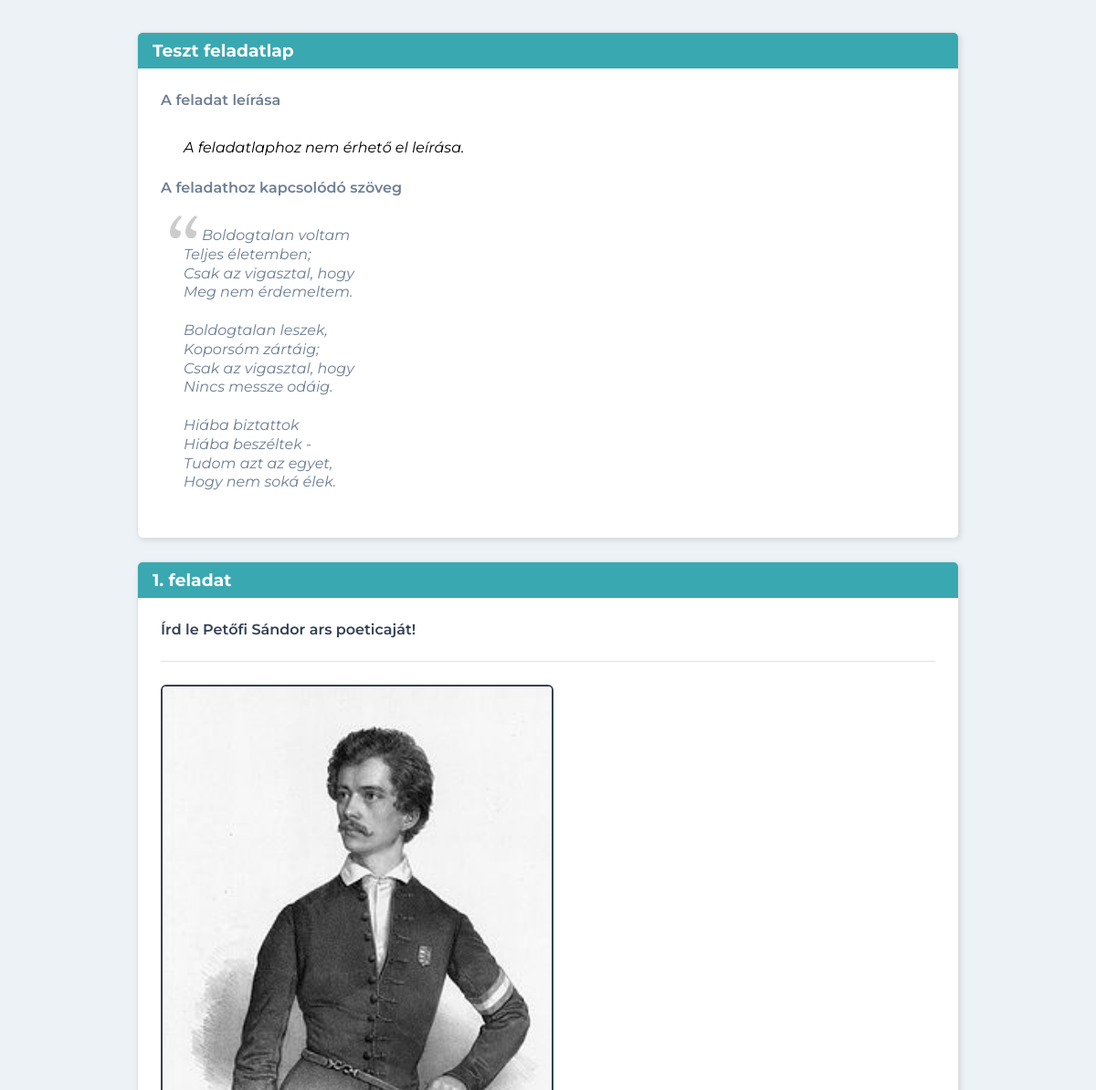
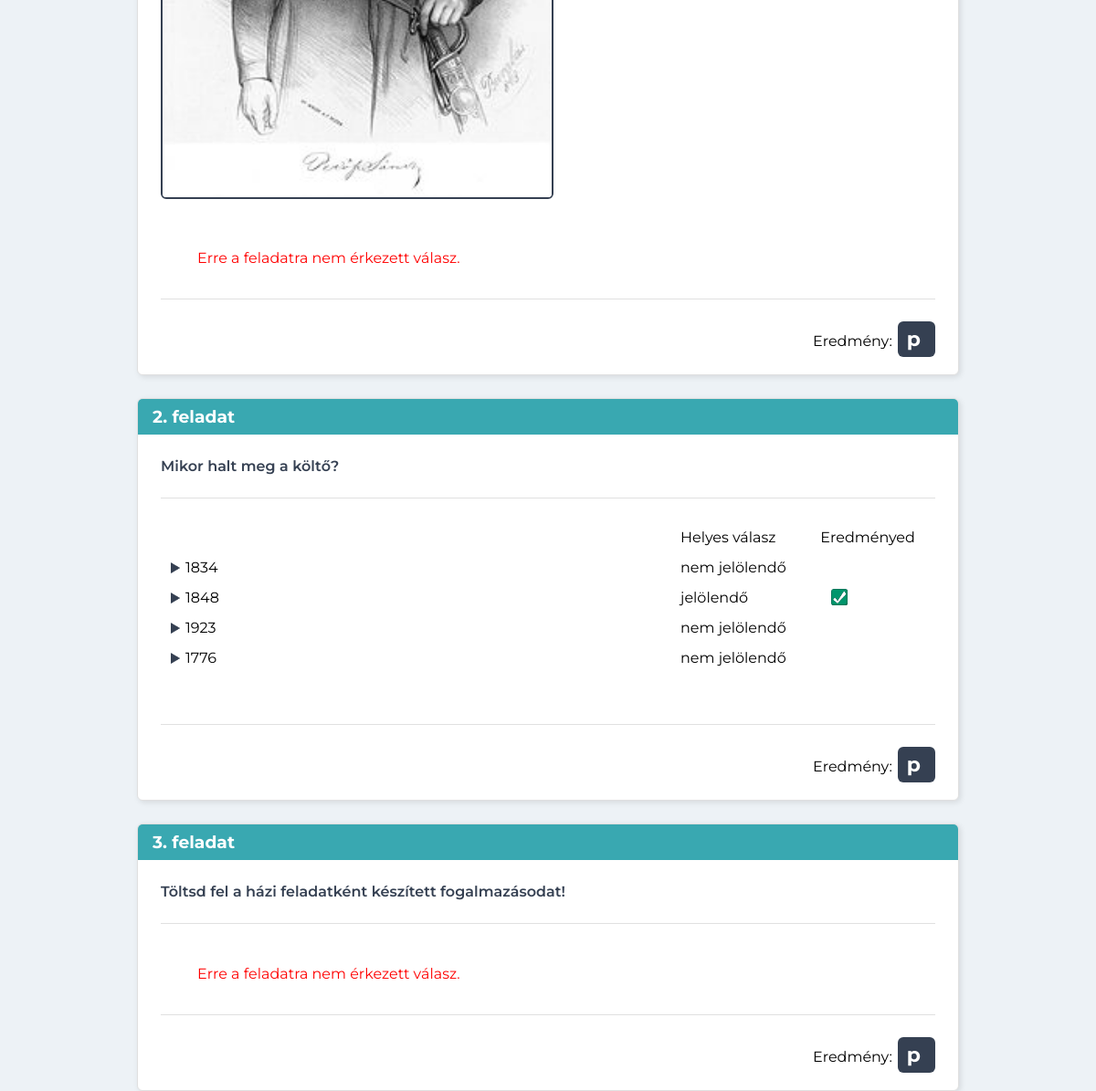
Screenshot of /check-test.php?test_instance=12 with the database file from the repository (2 pictures, top to bottom).
### tables this page shows
CREATE TABLE `tests` (
  `id` int(10) UNSIGNED NOT NULL,
  `title` varchar(100) NOT NULL,
  `text` text,
  `subject_id` int(10) UNSIGNED NOT NULL,
  `task_count` tinyint(2) NOT NULL
);

CREATE TABLE `tasks` (
  `id` int(10) UNSIGNED NOT NULL,
  `test_id` int(10) UNSIGNED NOT NULL,
  `task_number` tinyint(2) NOT NULL,
  `question` text NOT NULL,
  `text` text,
  `max_points` tinyint(2) NOT NULL,
  `image` varchar(37) DEFAULT NULL,
  `type` tinyint(1) NOT NULL
);

CREATE TABLE `task_options` (
  `id` int(10) UNSIGNED NOT NULL,
  `task_id` int(10) UNSIGNED NOT NULL,
  `text` text NOT NULL,
  `correct_ans` char(1) NOT NULL
);

### server/classes/Test.class.php (called while the page is built, shortened)
<?php
    class Test{
        public $id;
        public function __construct($data){
            $this->id = $data['id'];
            $this->title = $data['title'];
            $this->text = $data['text'];
		}
		public static function get($test_id){
            $db = Database::getInstance();
            $stmt = $db->prepare(
                "SELECT * FROM tests WHERE id = ?"
            );
            $stmt->execute(array($test_id));
            return new Test($stmt->fetch());
        }
		public function getTasks(){
			$db = Database::getInstance();
			$stmt = $db->prepare(
				"SELECT * FROM tasks WHERE test_id = ?"
			);
			$stmt->execute(array($this->id));
			$data = $stmt->fetchAll();
            $list = array();
            foreach( $data as $d ){
                array_push($list, new Task($d));
            }
            return $list;
		}
    }
?>

### server/classes/TestInstance.class.php (called while the page is built, shortened)
<?php
    class TestInstance{
        public static function get($test_instance_id){
            $db = Database::getInstance();
            $stmt = $db->prepare(
                "SELECT * FROM test_instances WHERE id = ?"
            );
            $stmt->execute(array($test_instance_id));
            return new TestInstance($stmt->fetch());
        }
    }
?>

### config.php (called while the page is built, shortened)
<?php
    spl_autoload_register(function($class_name){
        $file = $_SERVER['DOCUMENT_ROOT'].'/EduNET/server/classes/'.$class_name.'.class.php';
    });
?>

### server/classes/Task.class.php (called while the page is built, shortened)
<?php
	class Task{
		public $id;
		public function __construct($data){
			$this->id 					= $data['id'];
			$this->task_number 			= $data['task_number'];
			$this->question 			= $data['question'];
			$this->image 				= $data['image'];
			$this->type 				= $data['type'];
			$this->option_count			= $this->getOptionCount();
		}
		public function getTaskOptions(){
			$db = Database::getInstance();
			$stmt = $db->prepare(
				"SELECT * FROM task_options WHERE task_id = ?"
			);
			$stmt->execute(array($this->id));
			$data = $stmt->fetchAll();
            $list = array();
            foreach( $data as $d ){
                array_push($list, new TaskOption($d));
            }
            return $list;
		}
		private function getOptionCount(){
			$db = Database::getInstance();
			$stmt = $db->prepare(
				"SELECT COUNT(id) AS 'option_count' FROM task_options WHERE task_id = ?"
			);
			$stmt->execute(array($this->id));
			$data = $stmt->fetch();
			return $data['option_count'];
		}
	}
?>

### server/classes/Answer.class.php (called while the page is built, shortened)
<?php
    class Answer{
        public function __construct($data){
            $this->answer           = empty($data['answer'])?null:$data['answer'];
        }
        public static function getByOptionId($user_id, $test_instance_id, $option_id){
            $db = Database::getInstance();
            $stmt = $db->prepare(
                "SELECT * FROM user_answers WHERE user_id = ? AND test_instance_id = ? AND task_option_id = ?"
            );
            $stmt->execute(array($user_id, $test_instance_id, $option_id));
            return new Answer($stmt->fetch());
        }
        public static function getTextAnswer($user_id, $test_instance_id, $task_id){
            $db = Database::getInstance();
            $stmt = $db->prepare(
                "SELECT * FROM user_text_answers WHERE user_id = ? AND test_instance_id = ? AND task_id = ?"
            );
            $stmt->execute(array($user_id, $test_instance_id, $task_id));
            return new Answer($stmt->fetch());
        }
        public static function getFileAnswer($user_id, $test_instance_id, $task_id){
            $db = Database::getInstance();
            $stmt = $db->prepare(
                "SELECT * FROM user_text_answers WHERE user_id = ? AND test_instance_id = ? AND task_id = ?"
            );
            $stmt->execute(array($user_id, $test_instance_id, $task_id));
            return new Answer($stmt->fetch());
        }
    }
?>

### server/classes/TaskOption.class.php (called while the page is built, shortened)
<?php
	class TaskOption{
		public function __construct($data){
			$this->text		 	= $data['text'];
			$this->correct_ans 	= $data['correct_ans'];
		}
	}
?>

### check-test.php (the view, shortened to what this page needs)
<?php
    require_once 'config.php';
    $test_instance = TestInstance::get($_GET['test_instance']);
    $test = Test::get($test_instance->test_id);
    $tasks = $test->getTasks();
    $user_id = Session::get('user-id');
?>
<html>
    <head>
        <link rel="stylesheet" href="http://code.ionicframework.com/ionicons/2.0.1/css/ionicons.min.css">
        <link rel="stylesheet" href="<?= PUBLIC_ROOT ?>css/main.css">
        <link rel="stylesheet" href="<?= PUBLIC_ROOT ?>css/components.css">
        <link rel="stylesheet" href="<?= PUBLIC_ROOT ?>css/content.css">
    </head>
    <body class="test-body">
        <div class="test-container">
            <div class="task-box panel">
                <header>
                    <h3 class="ion-compose"><?= $test->title ?></h3>
                </header>
                <section>
                    <label class="label-bold">A feladat leírása</label>
                    <div style="padding: 25px;">
                        <?php
                        if( !empty($test_instance->description) )
                            echo '<pre>'.$test_instance->description.'</pre>';
                        else
                            echo '<i>A feladatlaphoz nem érhető el leírása.</i>';
                        ?>
                    </div>
                    <label class="label-bold">A feladathoz kapcsolódó szöveg</label>
                    <div style="padding: 25px;">
                        <?php
                        if( !empty($test->text) )
                            echo '<pre class="quote">'.$test->text.'</pre>';
                        else
                            echo '<i>A feladatlaphoz nem érhető el szöveg.</i>';
                        ?>
                    </div>
                </section>
            </div>
            <?php
                foreach( $tasks as $task ):
                    $options = $task->getTaskOptions();
                    $result = Task::getResult($user_id, $test_instance->id, $task->id);
            ?>
                <div class="task-box panel">
                    <header>
                        <h3 class="ion-compose"><?= $task->task_number; ?>. feladat</h3>
                    </header>
                    <section>
                        <pre class="task-question"><?= $task->question; ?></pre>
                        <?php if( !empty($task->image) ): ?>
                        <div class="task-image">
                            <a  href="<?= SERVER_ROOT ?>uploads/images/<?= $task->image; ?>" target="_blank">
                                <img src="<?= SERVER_ROOT ?>uploads/images/<?= $task->image; ?>" title="Kattints a nagyobb méretért!">
                            </a>
                        </div>
                        <?php endif; ?>
                        <?php if( $task->option_count > 0 ): ?>
                        <table class="options-table">
                            <tr>
                                <td></td>
                                <td>Helyes válasz</td>
                                <td>Eredményed</td>
                            </tr>
                            <?php
                            foreach( $options as $option ):
                                $user_ans = Answer::getByOptionId($user_id, $test_instance->id, $option->id);
                            ?>
                            <tr>
                                <td style="width: 550px;" valign="top">
                                    <label class="option-text"><?= $option->text ?></label>
                                </td>
                                <?php
                                if( $task->type == 1 )
                                    echo UIDrawer::quizResult($option->correct_ans, $user_ans->answer);
                                elseif( $task->type == 3 )
                                    echo UIDrawer::pairingResult($option->correct_ans, $user_ans->answer);
                                elseif( $task->type == 4 )
                                    echo UIDrawer::trueFalseResult($option->correct_ans, $user_ans->answer);
                                ?>
                            </tr>
                            <?php endforeach;  ?>
                        </table>
                        <?php endif; ?>
                        <div class="user-answer">
                        <?php
                            if( $task->type == 5 ){
                                $answer = Answer::getFileAnswer($user_id, $test_instance->id, $task->id);
                                echo UIDrawer::fileAnswer($answer->answer);
                            } else if( $task->type == 2 ){
                                $answer = Answer::getTextAnswer($user_id, $test_instance->id, $task->id);
                                echo UIDrawer::textAnswer($answer->answer);
                            }
                        ?>
                        </div>
                        <p style="text-align: right; margin-top: 30px;">
                            Eredmény:<strong class="task-points"><?= $result['result'] ?>p</strong>
                        </p>
                    </section>
                </div>
                <?php
                    endforeach;
                ?>
        </div>
    </body>
</html>

### server/classes/UIDrawer.class.php (shortened to what this page needs)
<?php
    class UIDrawer{
        private static $span_wrong = '<span class="option-result-icon wrong-icon"></span>';
        private static $span_correct = '<span class="option-result-icon correct-icon"></span>';
        public static function quizResult($correct_ans, $user_ans){
            if( $correct_ans == 1 && $user_ans == 1 ){
                return '<td>jelölendő</td><td>'.UIDrawer::$span_correct.'</td>';
            } else if( $correct_ans == 0 && $user_ans == 1 ){
                return '<td>nem jelölendő</td><td>'.UIDrawer::$span_wrong.'</td>';
            } else if( $correct_ans == 1 && $user_ans == 0 ){
                return '<td>jelölendő</td><td>'.UIDrawer::$span_correct.'</td>';
            } else {
                return '<td>nem jelölendő</td><td>&nbsp;</td>';
            }
        }
        public static function fileAnswer($file_name){
            if( empty($file_name) ){
                return '<p class="no-answer">Erre a feladatra nem érkezett válasz.</p>';
            } else {
                return '
                    <a href="'.SERVER_ROOT.'uploads/files/'.$file_name.'">Megoldás letöltése</a>
                ';
            }
        }
        public static function textAnswer($text_answer){
            if( empty($text_answer) ){
                return '<p class="no-answer">Erre a feladatra nem érkezett válasz.</p>';
            } else {
                return '<pre class="quote">'.$text_answer.'</pre>';
            }
        }
    }
?>

### public/css/main.css (style rules this page uses)
:root { --theme-color-1: #354052; --theme-color-1-dark: #30394a; --theme-color-2: #17a3f8; --theme-background: #edf2f6; --theme-grey: #e0e0e0; --theme-grey-dark: #6f7e95; --theme-orange: #000; --theme-green: #000; --theme-purple: #000; }
* { margin: 0px; padding: 0px; border: 0px; outline: 0; box-sizing: border-box; font-family: 'Montserrat', sans-serif; }
body { width: 100%; height: 100vh; overflow: hidden; position: relative; }

### public/css/components.css (style rules this page uses)
.panel { border: 1px solid var(--theme-grey); box-shadow: 2px 2px 6px rgba(0, 0, 0, 0.1); }
pre { white-space: pre-wrap; text-align: justify; }
span.option-result-icon { display: inline-block; width: 18px; height: 18px; margin: 0px 12px; vertical-align: middle; background-size: cover !important; background-repeat: no-repeat !important; }
span.correct-icon { background: url('../resources/images/icon-correct.png'); }
body.test-body { background: var(--theme-background); overflow: auto; }
.test-container { width: 900px; margin: 35px auto; }
.test-container .task-box { background: #fff; border-radius: 6px; margin-bottom: 25px; overflow: hidden; }
.task-box header { background: #39a8b1; color: #fff; padding: 8px 16px; }
.task-box header h3:before { margin-right: 8px; }
.task-box section { padding: 25px; }
.task-question { padding-bottom: 25px; margin-bottom: 25px; border-bottom: 1px solid var(--theme-grey); color: var(--theme-color-1); font-weight: 600; }
.task-image { margin: 20px 0px 35px 0px; }
.task-image img { border-radius: 6px; border: 2px solid var(--theme-color-1); width: 430px; }
table.options-table { width: 100%; }
.options-table td { padding: 6px 15px; }
.options-table .option-text { position: relative; display: inline-block; padding-left: 10px; }
.options-table .option-text:before { content: ''; position: absolute; top: 4px; left: -6px; display: inline-block; width: 12px; height: 12px; background: url('../resources/images/arrow_icon.png'); background-size: contain; background-repeat: no-repeat; }
strong.task-points { font-size: 22px; margin-left: 6px; color: #fff; padding: 6px 10px; background: #354052; border-radius: 6px; letter-spacing: 6px; }
.user-answer { padding: 20px 40px 35px 40px; margin-bottom: 15px; border-bottom: 1px solid var(--theme-grey); }
.quote { font-style: italic; color: var(--theme-grey-dark); line-height: 1.3em; position: relative; text-indent: 20px; }
.quote:before { content: ''; display: inline-block; position: absolute; top: -15px; left: -15px; width: 30px; height: 30px; background: url('../resources/images/quote_icon.png'); background-size: contain; background-position: center; background-repeat: no-repeat; opacity: 0.2; }
p.no-answer { color: red; font-weight: 400; }
label.label-bold { color: var(--theme-grey-dark); font-weight: 600; display: block; margin-bottom: 8px; }

### rows the page displays
tests: title "Teszt feladatlap", text "Boldogtalan voltam Teljes életemben; Csak az vigasztal, hogy Meg nem érdemeltem. Boldogtalan leszek, Koporsóm zártáig; Csak az vigasztal, hogy Nincs messze odáig. Hiába biztattok Hiába beszéltek - Tudom azt az egyet, Hogy nem soká élek."
tasks: task_number "1", question "Írd le Petőfi Sándor ars poeticaját!", image (picture), shows "Erre a feladatra nem érkezett válasz."
tasks: task_number "2", question "Mikor halt meg a költő?"
task_options: text "1834", correct_ans "nem jelölendő"
task_options: text "1848"
task_options: text "1923", correct_ans "nem jelölendő"
task_options: text "1776", correct_ans "nem jelölendő"
tasks: task_number "3", question "Töltsd fel a házi feladatként készített fogalmazásodat!", shows "Erre a feladatra nem érkezett válasz."
